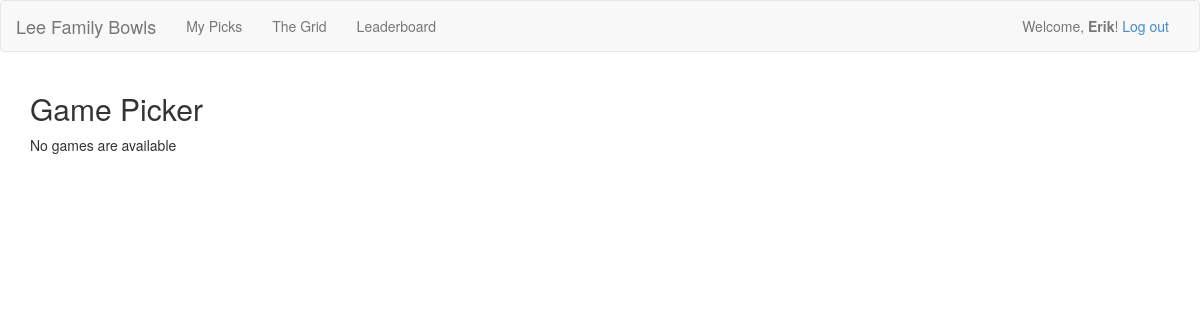
The app's page /games/yourpicks/ (signed in), older data.
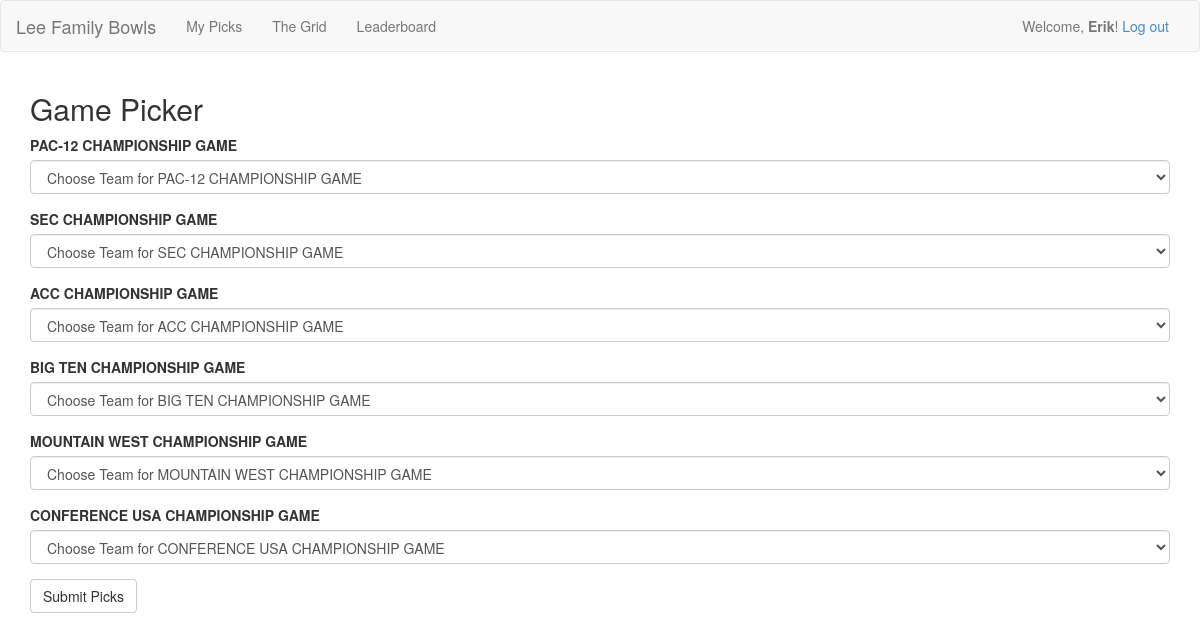
The same page, newer data.
### picks/models.py (models this page shows, shortened)
class Game(models.Model):
    game = models.CharField(max_length = 80)
    kickoff_time = models.DateTimeField()
    weight = models.IntegerField(default = 1)
    totalscore = models.IntegerField(null=True, blank=True)
    season = models.CharField(max_length = 80)

### picks/views.py (the view)
def pickwinners(request):
    if not request.user.is_authenticated():
        return HttpResponseRedirect(reverse('accounts:login_page'))
    else:
        game_list = Game.objects.filter(season=currentseason)
        user_ob = request.user
        context = {'game_list': game_list, 'user_ob': user_ob}
        return render(request, 'picks/gamepicks.html', context)

### picks/templates/picks/gamepicks.html (shortened to what this page needs)
{% extends "base.html" %}
{% block content %}
<div class="container">
    <h2>Game Picker</h2>
    {% if game_list %}
	    <form action="{% url 'picks:index' %}" method="post" role="form">
        {% for bowl in game_list %}
            <div class="form-group">
	            <label for="game">{{ bowl.game }}</label>
		        <select name="{{ bowl.id }}" class="form-control">
			        <option value="">Choose Team for {{ bowl.game }}</option>
		        </select>
		    </div>
        {% endfor %}
	    <button type="submit" class="btn btn-default">Submit Picks</button>
	    </form>
    {% else %}
        <p>No games are available<p>
    {% endif %}
</div>
{% endblock %}

Row changes from the older to the newer data that the page shows:
now on this page (row edited): Game: game "PAC-12 CHAMPIONSHIP GAME"
now on this page (row edited): Game: game "SEC CHAMPIONSHIP GAME"
now on this page (row edited): Game: game "ACC CHAMPIONSHIP GAME"
now on this page (row edited): Game: game "BIG TEN CHAMPIONSHIP GAME"
now on this page (row edited): Game: game "MOUNTAIN WEST CHAMPIONSHIP GAME"
now on this page (row edited): Game: game "CONFERENCE USA CHAMPIONSHIP GAME"
Text that changed along with them:
text no longer shown: "No games are available"
text now shown: "Submit Picks"
